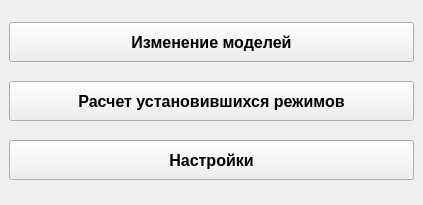
<?xml version="1.0" encoding="UTF-8"?>
<ui version="4.0">
 <class>choice</class>
 <widget class="QMainWindow" name="choice">
  <property name="enabled">
   <bool>true</bool>
  </property>
  <property name="geometry">
   <rect>
    <x>0</x>
    <y>0</y>
    <width>423</width>
    <height>205</height>
   </rect>
  </property>
  <property name="windowTitle">
   <string>Программа автоматизации работы с RastrWin3</string>
  </property>
  <widget class="QWidget" name="centralwidget">
   <layout class="QGridLayout" name="gridLayout">
    <item row="1" column="0">
     <widget class="QPushButton" name="correction">
      <property name="minimumSize">
       <size>
        <width>0</width>
        <height>40</height>
       </size>
      </property>
      <property name="font">
       <font>
        <pointsize>12</pointsize>
        <weight>75</weight>
        <bold>true</bold>
        <strikeout>false</strikeout>
       </font>
      </property>
      <property name="text">
       <string>Изменение моделей</string>
      </property>
     </widget>
    </item>
    <item row="2" column="0">
     <widget class="QPushButton" name="calc_ur">
      <property name="minimumSize">
       <size>
        <width>0</width>
        <height>40</height>
       </size>
      </property>
      <property name="font">
       <font>
        <pointsize>12</pointsize>
        <weight>75</weight>
        <bold>true</bold>
       </font>
      </property>
      <property name="text">
       <string>Расчет установившихся режимов</string>
      </property>
     </widget>
    </item>
    <item row="3" column="0">
     <widget class="QPushButton" name="settings">
      <property name="minimumSize">
       <size>
        <width>0</width>
        <height>40</height>
       </size>
      </property>
      <property name="maximumSize">
       <size>
        <width>16777215</width>
        <height>16777215</height>
       </size>
      </property>
      <property name="font">
       <font>
        <family>Arial</family>
        <pointsize>12</pointsize>
        <weight>75</weight>
        <bold>true</bold>
       </font>
      </property>
      <property name="toolTip">
       <string/>
      </property>
      <property name="text">
       <string>Настройки</string>
      </property>
     </widget>
    </item>
   </layout>
  </widget>
 </widget>
 <resources/>
 <connections/>
</ui>
